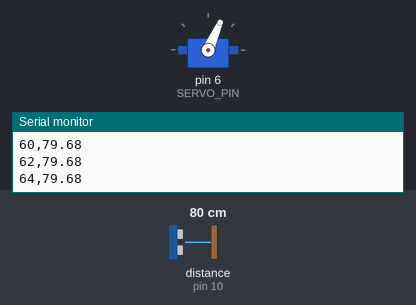
Simulated run of this sketch. Board: Arduino Uno, built with avr-gcc and run on an emulated ATmega328P. Shown: servo, the last lines printed to the serial monitor. Wiring (inferred from the names in the program): ultrasonic range finder: trigger pin 9; echo pin 10. The test bench sets the inputs (shaded band); at power-on: distance to the obstacle (sensor on pin 10) 80 cm. The echo pulse lasts 58.3 µs per cm.

Above: at 2.2 s.
2.3 s: distance to the obstacle (sensor on pin 10) set to 250 cm
At 4.8 s:
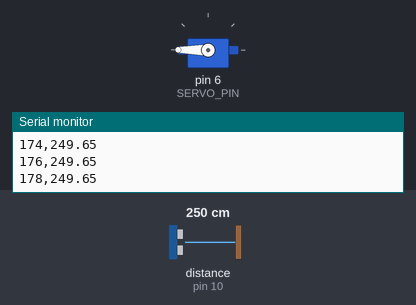
5.3 s: distance to the obstacle (sensor on pin 10) set to 2 cm
At 5.77 s:
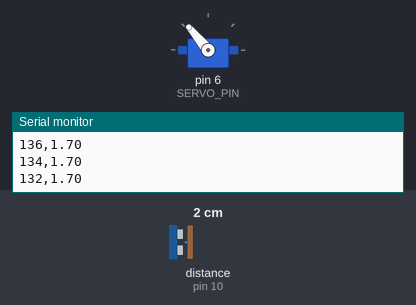
Timing chart, 0 to 14.3 s (numbered marks = the images above; inputs shaded):
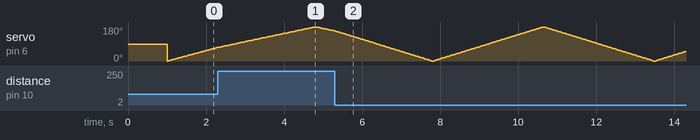

The sketch:

Arduino_Radar.ino
```cpp
#include <Servo.h>

#define TRIG_PIN 9
#define ECHO_PIN 10
#define SERVO_PIN 6

Servo radarServo;

float measureDistance() {

  digitalWrite(TRIG_PIN, LOW);
  delayMicroseconds(2);

  digitalWrite(TRIG_PIN, HIGH);
  delayMicroseconds(10);

  digitalWrite(TRIG_PIN, LOW);


  long duration = pulseIn(ECHO_PIN, HIGH, 30000);

  // If no echo is received
  if (duration == 0) {
    return -1;
  }


  return duration * 0.0343 / 2.0;
}

void setup() {

  Serial.begin(115200);


  pinMode(TRIG_PIN, OUTPUT);
  pinMode(ECHO_PIN, INPUT);


  radarServo.attach(SERVO_PIN);


  radarServo.write(90);

  delay(1000);
}

void loop() {

  for (int angle = 0; angle <= 180; angle += 2) {
    radarServo.write(angle);
    delay(30);

    float distance = measureDistance();

    Serial.print(angle);
    Serial.print(",");
    Serial.println(distance);
  }


  for (int angle = 180; angle >= 0; angle -= 2) {
    radarServo.write(angle);
    delay(30);

    float distance = measureDistance();

    Serial.print(angle);
    Serial.print(",");
    Serial.println(distance);
  }
}
```
